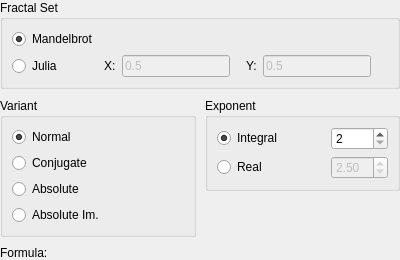
<?xml version="1.0" encoding="UTF-8"?>
<ui version="4.0">
 <class>FractalTypeWidget</class>
 <widget class="QWidget" name="FractalTypeWidget">
  <property name="geometry">
   <rect>
    <x>0</x>
    <y>0</y>
    <width>400</width>
    <height>250</height>
   </rect>
  </property>
  <layout class="QGridLayout">
   <property name="margin">
    <number>0</number>
   </property>
   <property name="spacing">
    <number>9</number>
   </property>
   <item row="0" column="0" colspan="2">
    <widget class="QGroupBox" name="groupSet">
     <property name="title">
      <string>Fractal Set</string>
     </property>
     <layout class="QGridLayout">
      <item row="0" column="0">
       <widget class="QRadioButton" name="radioMandelbrot">
        <property name="text">
         <string>Mandelbrot</string>
        </property>
        <property name="checked">
         <bool>true</bool>
        </property>
       </widget>
      </item>
      <item row="1" column="0">
       <widget class="QRadioButton" name="radioJulia">
        <property name="text">
         <string>Julia</string>
        </property>
       </widget>
      </item>
      <item row="1" column="1">
       <layout class="QHBoxLayout">
        <item>
         <widget class="QLabel" name="labelJuliaX">
          <property name="text">
           <string>X:</string>
          </property>
         </widget>
        </item>
        <item>
         <widget class="DoubleEdit" name="editJuliaX">
          <property name="enabled">
           <bool>false</bool>
          </property>
          <property name="sizePolicy">
           <sizepolicy hsizetype="Preferred" vsizetype="Fixed">
            <horstretch>0</horstretch>
            <verstretch>0</verstretch>
           </sizepolicy>
          </property>
          <property name="text">
           <string>0.5</string>
          </property>
         </widget>
        </item>
        <item>
         <spacer>
          <property name="orientation">
           <enum>Qt::Horizontal</enum>
          </property>
          <property name="sizeType">
           <enum>QSizePolicy::Fixed</enum>
          </property>
          <property name="sizeHint" stdset="0">
           <size>
            <width>10</width>
            <height>20</height>
           </size>
          </property>
         </spacer>
        </item>
        <item>
         <widget class="QLabel" name="labelJuliaY">
          <property name="text">
           <string>Y:</string>
          </property>
         </widget>
        </item>
        <item>
         <widget class="DoubleEdit" name="editJuliaY">
          <property name="enabled">
           <bool>false</bool>
          </property>
          <property name="sizePolicy">
           <sizepolicy hsizetype="Preferred" vsizetype="Fixed">
            <horstretch>0</horstretch>
            <verstretch>0</verstretch>
           </sizepolicy>
          </property>
          <property name="text">
           <string>0.5</string>
          </property>
         </widget>
        </item>
        <item>
         <spacer>
          <property name="orientation">
           <enum>Qt::Horizontal</enum>
          </property>
          <property name="sizeHint" stdset="0">
           <size>
            <width>0</width>
            <height>20</height>
           </size>
          </property>
         </spacer>
        </item>
       </layout>
      </item>
     </layout>
    </widget>
   </item>
   <item row="1" column="0" rowspan="2">
    <widget class="QGroupBox" name="groupVariant">
     <property name="sizePolicy">
      <sizepolicy hsizetype="Preferred" vsizetype="Preferred">
       <horstretch>1</horstretch>
       <verstretch>0</verstretch>
      </sizepolicy>
     </property>
     <property name="title">
      <string>Variant</string>
     </property>
     <layout class="QVBoxLayout">
      <item>
       <widget class="QRadioButton" name="radioNormal">
        <property name="text">
         <string>Normal</string>
        </property>
        <property name="checked">
         <bool>true</bool>
        </property>
       </widget>
      </item>
      <item>
       <widget class="QRadioButton" name="radioConjugate">
        <property name="text">
         <string>Conjugate</string>
        </property>
       </widget>
      </item>
      <item>
       <widget class="QRadioButton" name="radioAbsolute">
        <property name="text">
         <string>Absolute</string>
        </property>
       </widget>
      </item>
      <item>
       <widget class="QRadioButton" name="radioAbsoluteIm">
        <property name="text">
         <string>Absolute Im.</string>
        </property>
       </widget>
      </item>
     </layout>
    </widget>
   </item>
   <item row="1" column="1">
    <widget class="QGroupBox" name="groupExponent">
     <property name="sizePolicy">
      <sizepolicy hsizetype="Preferred" vsizetype="Preferred">
       <horstretch>1</horstretch>
       <verstretch>0</verstretch>
      </sizepolicy>
     </property>
     <property name="title">
      <string>Exponent</string>
     </property>
     <layout class="QGridLayout">
      <item row="0" column="0">
       <widget class="QRadioButton" name="radioIntegral">
        <property name="sizePolicy">
         <sizepolicy hsizetype="Minimum" vsizetype="Fixed">
          <horstretch>1</horstretch>
          <verstretch>0</verstretch>
         </sizepolicy>
        </property>
        <property name="text">
         <string>Integral</string>
        </property>
        <property name="checked">
         <bool>true</bool>
        </property>
       </widget>
      </item>
      <item row="0" column="1">
       <widget class="QSpinBox" name="spinIntegral">
        <property name="minimum">
         <number>2</number>
        </property>
        <property name="maximum">
         <number>6</number>
        </property>
       </widget>
      </item>
      <item row="1" column="0">
       <widget class="QRadioButton" name="radioReal">
        <property name="sizePolicy">
         <sizepolicy hsizetype="Minimum" vsizetype="Fixed">
          <horstretch>1</horstretch>
          <verstretch>0</verstretch>
         </sizepolicy>
        </property>
        <property name="text">
         <string>Real</string>
        </property>
       </widget>
      </item>
      <item row="1" column="1">
       <widget class="QDoubleSpinBox" name="spinReal">
        <property name="enabled">
         <bool>false</bool>
        </property>
        <property name="minimum">
         <double>1.000000000000000</double>
        </property>
        <property name="maximum">
         <double>20.000000000000000</double>
        </property>
        <property name="singleStep">
         <double>0.100000000000000</double>
        </property>
        <property name="value">
         <double>2.500000000000000</double>
        </property>
       </widget>
      </item>
     </layout>
    </widget>
   </item>
   <item row="2" column="1" rowspan="2">
    <spacer>
     <property name="orientation">
      <enum>Qt::Vertical</enum>
     </property>
     <property name="sizeHint" stdset="0">
      <size>
       <width>20</width>
       <height>0</height>
      </size>
     </property>
    </spacer>
   </item>
   <item row="3" column="0">
    <spacer>
     <property name="orientation">
      <enum>Qt::Vertical</enum>
     </property>
     <property name="sizeHint" stdset="0">
      <size>
       <width>20</width>
       <height>0</height>
      </size>
     </property>
    </spacer>
   </item>
   <item row="4" column="0" colspan="2">
    <layout class="QHBoxLayout">
     <item>
      <widget class="QLabel" name="labelFormula">
       <property name="text">
        <string>Formula:</string>
       </property>
      </widget>
     </item>
     <item>
      <widget class="QLabel" name="valueFormula">
       <property name="sizePolicy">
        <sizepolicy hsizetype="Preferred" vsizetype="Preferred">
         <horstretch>1</horstretch>
         <verstretch>0</verstretch>
        </sizepolicy>
       </property>
       <property name="text">
        <string/>
       </property>
       <property name="textFormat">
        <enum>Qt::RichText</enum>
       </property>
      </widget>
     </item>
    </layout>
   </item>
  </layout>
 </widget>
 <customwidgets>
  <customwidget>
   <class>DoubleEdit</class>
   <extends>QLineEdit</extends>
   <header>doubleedit.h</header>
  </customwidget>
 </customwidgets>
 <tabstops>
  <tabstop>radioMandelbrot</tabstop>
  <tabstop>radioJulia</tabstop>
  <tabstop>editJuliaX</tabstop>
  <tabstop>editJuliaY</tabstop>
 </tabstops>
 <resources/>
 <connections>
  <connection>
   <sender>radioJulia</sender>
   <signal>toggled(bool)</signal>
   <receiver>editJuliaX</receiver>
   <slot>setEnabled(bool)</slot>
   <hints>
    <hint type="sourcelabel">
     <x>87</x>
     <y>69</y>
    </hint>
    <hint type="destinationlabel">
     <x>162</x>
     <y>68</y>
    </hint>
   </hints>
  </connection>
  <connection>
   <sender>radioJulia</sender>
   <signal>toggled(bool)</signal>
   <receiver>editJuliaY</receiver>
   <slot>setEnabled(bool)</slot>
   <hints>
    <hint type="sourcelabel">
     <x>37</x>
     <y>67</y>
    </hint>
    <hint type="destinationlabel">
     <x>305</x>
     <y>69</y>
    </hint>
   </hints>
  </connection>
  <connection>
   <sender>radioIntegral</sender>
   <signal>toggled(bool)</signal>
   <receiver>spinIntegral</receiver>
   <slot>setEnabled(bool)</slot>
   <hints>
    <hint type="sourcelabel">
     <x>264</x>
     <y>119</y>
    </hint>
    <hint type="destinationlabel">
     <x>358</x>
     <y>123</y>
    </hint>
   </hints>
  </connection>
  <connection>
   <sender>radioReal</sender>
   <signal>toggled(bool)</signal>
   <receiver>spinReal</receiver>
   <slot>setEnabled(bool)</slot>
   <hints>
    <hint type="sourcelabel">
     <x>249</x>
     <y>146</y>
    </hint>
    <hint type="destinationlabel">
     <x>354</x>
     <y>148</y>
    </hint>
   </hints>
  </connection>
 </connections>
</ui>
